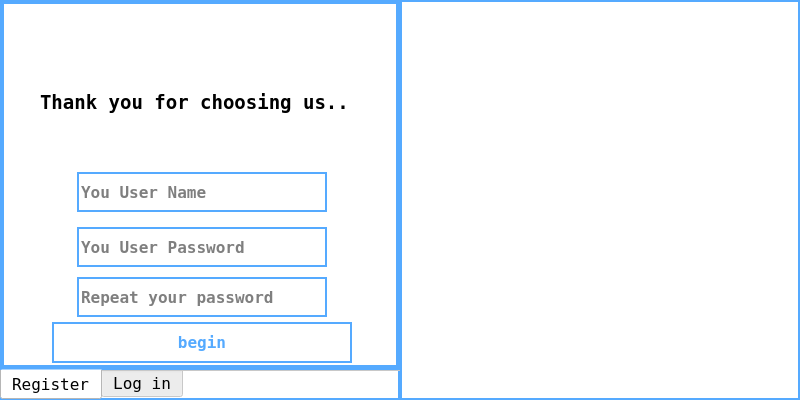
<?xml version="1.0" encoding="UTF-8"?>
<ui version="4.0">
 <class>MainWindow</class>
 <widget class="QMainWindow" name="MainWindow">
  <property name="geometry">
   <rect>
    <x>0</x>
    <y>0</y>
    <width>800</width>
    <height>400</height>
   </rect>
  </property>
  <property name="windowTitle">
   <string>MainWindow</string>
  </property>
  <property name="styleSheet">
   <string notr="true">background: rgb(255, 255, 255);
border: 2px solid rgb(85, 170, 255);</string>
  </property>
  <widget class="QWidget" name="centralwidget">
   <widget class="QTabWidget" name="tabWidget">
    <property name="geometry">
     <rect>
      <x>0</x>
      <y>0</y>
      <width>400</width>
      <height>400</height>
     </rect>
    </property>
    <property name="font">
     <font>
      <family>Terminal</family>
      <pointsize>12</pointsize>
     </font>
    </property>
    <property name="cursor">
     <cursorShape>ArrowCursor</cursorShape>
    </property>
    <property name="tabPosition">
     <enum>QTabWidget::South</enum>
    </property>
    <property name="currentIndex">
     <number>0</number>
    </property>
    <property name="elideMode">
     <enum>Qt::ElideLeft</enum>
    </property>
    <property name="usesScrollButtons">
     <bool>true</bool>
    </property>
    <property name="documentMode">
     <bool>true</bool>
    </property>
    <property name="tabsClosable">
     <bool>false</bool>
    </property>
    <property name="movable">
     <bool>true</bool>
    </property>
    <property name="tabBarAutoHide">
     <bool>false</bool>
    </property>
    <widget class="QWidget" name="tab1">
     <attribute name="title">
      <string>Register</string>
     </attribute>
     <widget class="QLineEdit" name="lineeditPassword_N1_n1">
      <property name="geometry">
       <rect>
        <x>75</x>
        <y>225</y>
        <width>250</width>
        <height>40</height>
       </rect>
      </property>
      <property name="font">
       <font>
        <family>Terminal</family>
        <pointsize>12</pointsize>
        <weight>75</weight>
        <bold>true</bold>
       </font>
      </property>
      <property name="text">
       <string/>
      </property>
      <property name="echoMode">
       <enum>QLineEdit::Password</enum>
      </property>
      <property name="placeholderText">
       <string>You User Password</string>
      </property>
     </widget>
     <widget class="QLineEdit" name="LineEditLogin_N1">
      <property name="enabled">
       <bool>true</bool>
      </property>
      <property name="geometry">
       <rect>
        <x>75</x>
        <y>170</y>
        <width>250</width>
        <height>40</height>
       </rect>
      </property>
      <property name="font">
       <font>
        <family>Terminal</family>
        <pointsize>12</pointsize>
        <weight>75</weight>
        <bold>true</bold>
       </font>
      </property>
      <property name="text">
       <string/>
      </property>
      <property name="echoMode">
       <enum>QLineEdit::Normal</enum>
      </property>
      <property name="placeholderText">
       <string>You User Name</string>
      </property>
     </widget>
     <widget class="QLabel" name="label_3">
      <property name="geometry">
       <rect>
        <x>30</x>
        <y>50</y>
        <width>341</width>
        <height>101</height>
       </rect>
      </property>
      <property name="font">
       <font>
        <family>Terminal</family>
        <pointsize>14</pointsize>
        <weight>75</weight>
        <bold>true</bold>
       </font>
      </property>
      <property name="styleSheet">
       <string notr="true">border: 3px solid rgb(255, 255, 255);</string>
      </property>
      <property name="text">
       <string>Thank you for choosing us..</string>
      </property>
     </widget>
     <widget class="QLineEdit" name="lineeditPassword_N1_n2">
      <property name="geometry">
       <rect>
        <x>75</x>
        <y>275</y>
        <width>250</width>
        <height>40</height>
       </rect>
      </property>
      <property name="font">
       <font>
        <family>Terminal</family>
        <pointsize>12</pointsize>
        <weight>75</weight>
        <bold>true</bold>
       </font>
      </property>
      <property name="text">
       <string/>
      </property>
      <property name="echoMode">
       <enum>QLineEdit::Password</enum>
      </property>
      <property name="placeholderText">
       <string>Repeat your password</string>
      </property>
     </widget>
     <widget class="QPushButton" name="Sign">
      <property name="geometry">
       <rect>
        <x>50</x>
        <y>320</y>
        <width>300</width>
        <height>41</height>
       </rect>
      </property>
      <property name="font">
       <font>
        <family>Terminal</family>
        <pointsize>12</pointsize>
        <weight>75</weight>
        <bold>true</bold>
       </font>
      </property>
      <property name="cursor">
       <cursorShape>PointingHandCursor</cursorShape>
      </property>
      <property name="styleSheet">
       <string notr="true">QPushButton{
background: rgb(255, 255, 255);
color: rgb(85, 170, 255);
}
QPushButton:hover{
background: rgb(85, 170, 255);
color: rgb(255, 255, 255);
}
</string>
      </property>
      <property name="text">
       <string>begin</string>
      </property>
     </widget>
    </widget>
    <widget class="QWidget" name="tab2">
     <attribute name="title">
      <string>Log in</string>
     </attribute>
     <widget class="QLineEdit" name="lineeditPassword_N2">
      <property name="geometry">
       <rect>
        <x>75</x>
        <y>225</y>
        <width>250</width>
        <height>40</height>
       </rect>
      </property>
      <property name="font">
       <font>
        <family>Terminal</family>
        <pointsize>12</pointsize>
        <weight>75</weight>
        <bold>true</bold>
       </font>
      </property>
      <property name="text">
       <string/>
      </property>
      <property name="echoMode">
       <enum>QLineEdit::Password</enum>
      </property>
      <property name="placeholderText">
       <string>You User Password</string>
      </property>
     </widget>
     <widget class="QLineEdit" name="LineEditLogin_N2">
      <property name="geometry">
       <rect>
        <x>75</x>
        <y>170</y>
        <width>250</width>
        <height>40</height>
       </rect>
      </property>
      <property name="font">
       <font>
        <family>Terminal</family>
        <pointsize>12</pointsize>
        <weight>75</weight>
        <bold>true</bold>
       </font>
      </property>
      <property name="text">
       <string/>
      </property>
      <property name="echoMode">
       <enum>QLineEdit::Normal</enum>
      </property>
      <property name="placeholderText">
       <string>You User Name</string>
      </property>
     </widget>
     <widget class="QPushButton" name="forgot">
      <property name="geometry">
       <rect>
        <x>100</x>
        <y>270</y>
        <width>200</width>
        <height>20</height>
       </rect>
      </property>
      <property name="font">
       <font>
        <family>Terminal</family>
        <pointsize>12</pointsize>
        <weight>75</weight>
        <bold>true</bold>
       </font>
      </property>
      <property name="cursor">
       <cursorShape>PointingHandCursor</cursorShape>
      </property>
      <property name="styleSheet">
       <string notr="true">QPushButton{
background: rgb(255, 255, 255);
color: black;
}
QPushButton:hover{
background: rgb(85, 85, 255);
color: rgb(255, 255, 255);
}
</string>
      </property>
      <property name="text">
       <string>Forgot password?</string>
      </property>
     </widget>
     <widget class="QLabel" name="label_2">
      <property name="geometry">
       <rect>
        <x>30</x>
        <y>50</y>
        <width>341</width>
        <height>101</height>
       </rect>
      </property>
      <property name="font">
       <font>
        <family>Terminal</family>
        <pointsize>14</pointsize>
        <weight>75</weight>
        <bold>true</bold>
       </font>
      </property>
      <property name="styleSheet">
       <string notr="true">border: 3px solid rgb(255, 255, 255);</string>
      </property>
      <property name="text">
       <string>Welcome to Forevery..</string>
      </property>
     </widget>
     <widget class="QPushButton" name="login">
      <property name="geometry">
       <rect>
        <x>50</x>
        <y>300</y>
        <width>300</width>
        <height>41</height>
       </rect>
      </property>
      <property name="font">
       <font>
        <family>Terminal</family>
        <pointsize>12</pointsize>
        <weight>75</weight>
        <bold>true</bold>
       </font>
      </property>
      <property name="cursor">
       <cursorShape>PointingHandCursor</cursorShape>
      </property>
      <property name="styleSheet">
       <string notr="true">QPushButton{
background: rgb(255, 255, 255);
color: rgb(85, 170, 255);
}
QPushButton:hover{
background: rgb(85, 170, 255);
color: rgb(255, 255, 255);
}
</string>
      </property>
      <property name="text">
       <string>go to</string>
      </property>
     </widget>
    </widget>
   </widget>
   <widget class="QLabel" name="label">
    <property name="geometry">
     <rect>
      <x>400</x>
      <y>0</y>
      <width>400</width>
      <height>400</height>
     </rect>
    </property>
    <property name="text">
     <string/>
    </property>
   </widget>
  </widget>
 </widget>
 <resources/>
 <connections/>
</ui>
